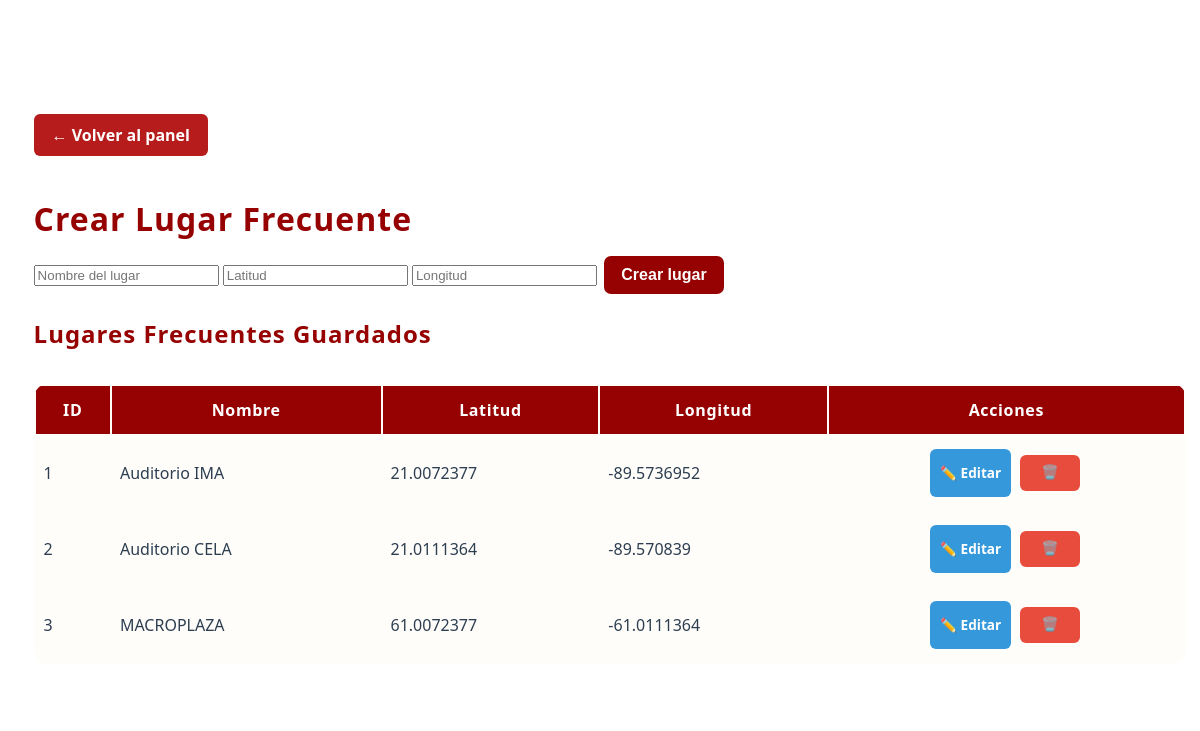
The page /admin/crear_lugar (signed in) on the database as committed earlier.
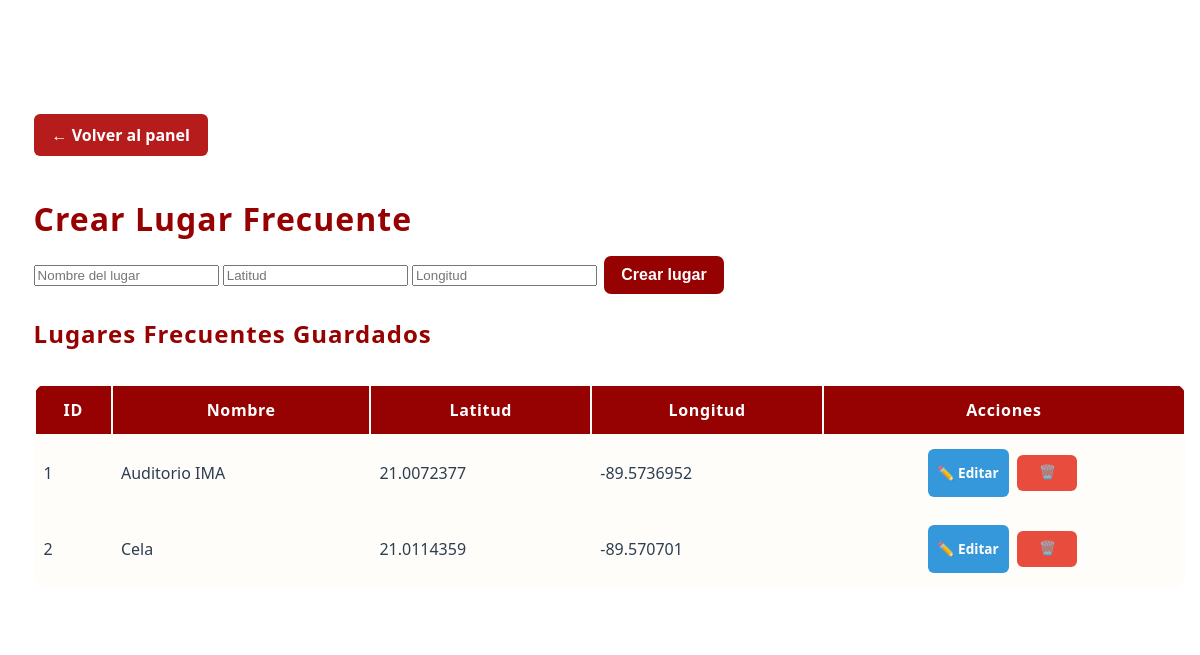
The same page on the database as committed later.
### app/models.py (models this page shows, shortened)
class LugarFrecuente(db.Model):
    id = db.Column(db.Integer, primary_key=True)
    nombre = db.Column(db.String(100), unique=True, nullable=False)
    latitud = db.Column(db.String(50), nullable=False)
    longitud = db.Column(db.String(50), nullable=False)

### app/routes.py (the view, shortened to what this page needs)
@app.route('/admin/crear_lugar', methods=['GET', 'POST'])
def crear_lugar():
    if 'admin_id' not in session:
        return redirect(url_for('login'))
    lugares = LugarFrecuente.query.all()
    return render_template('crear_lugar.html', lugares=lugares)

### app/__init__.py (called while the page is built)
@app.before_request
def mantener_sesion_activa():
    session.permanent = True

### app/routes.py (called while the page is built, shortened)
@app.before_request
def refrescar_timeout():
    if "admin_id" in session:
        now = datetime.utcnow()
        last = session.get("last_activity", now)
        if hasattr(last, "tzinfo") and last.tzinfo is not None:
            last = last.astimezone(timezone.utc).replace(tzinfo=None)

### app/templates/crear_lugar.html (shortened to what this page needs)
<!DOCTYPE html>
<html lang="es">
<head>
    <link rel="stylesheet" href="{{ url_for('static', filename='css/admin.css') }}">
</head>
<body>
    <div class="admin-contenedor">
        <a href="{{ url_for('panel_admin') }}" class="btn-volver" style="margin-bottom:1.2em;">← Volver al panel</a>
        <h1>Crear Lugar Frecuente</h1>
        <form method="POST" class="lugar-form">
            <input type="text" name="nombre" placeholder="Nombre del lugar" required>
            <input type="text" name="latitud" placeholder="Latitud" required>
            <input type="text" name="longitud" placeholder="Longitud" required>
            <button type="submit" class="btn btn-primary">Crear lugar</button>
        </form>
        {% if lugares %}
        <h2>Lugares Frecuentes Guardados</h2>
        <div class="table-responsive">
            <table>
                <thead>
                    <tr>
                        <th>ID</th>
                        <th>Nombre</th>
                        <th>Latitud</th>
                        <th>Longitud</th>
                        <th>Acciones</th>
                    </tr>
                </thead>
                <tbody>
                    {% for lugar in lugares %}
                    <tr>
                        <td>{{ lugar.id }}</td>
                        <td>{{ lugar.nombre }}</td>
                        <td>{{ lugar.latitud }}</td>
                        <td>{{ lugar.longitud }}</td>
                        <td class="acciones">
                            <a href="{{ url_for('editar_lugar', id=lugar.id) }}">✏️ Editar</a>
                            <form action="{{ url_for('eliminar_lugar', id=lugar.id) }}" method="POST" style="display:inline;">
                                <button type="submit" onclick="return confirm('¿Eliminar este lugar?')" class="btn-danger">🗑️</button>
                            </form>
                        </td>
                    </tr>
                    {% endfor %}
                </tbody>
            </table>
        </div>
        {% else %}
        <p>No hay lugares frecuentes guardados todavía.</p>
        {% endif %}
    </div>
</body>
</html>

Rows that differ between the two databases and show on the page:
removed LugarFrecuente: id "3", nombre "MACROPLAZA", latitud "61.0072377", longitud "-61.0111364"
changed LugarFrecuente id 2: nombre "Auditorio CELA" → "Cela"; latitud "21.0111364" → "21.0114359"; longitud "-89.570839" → "-89.570701"
